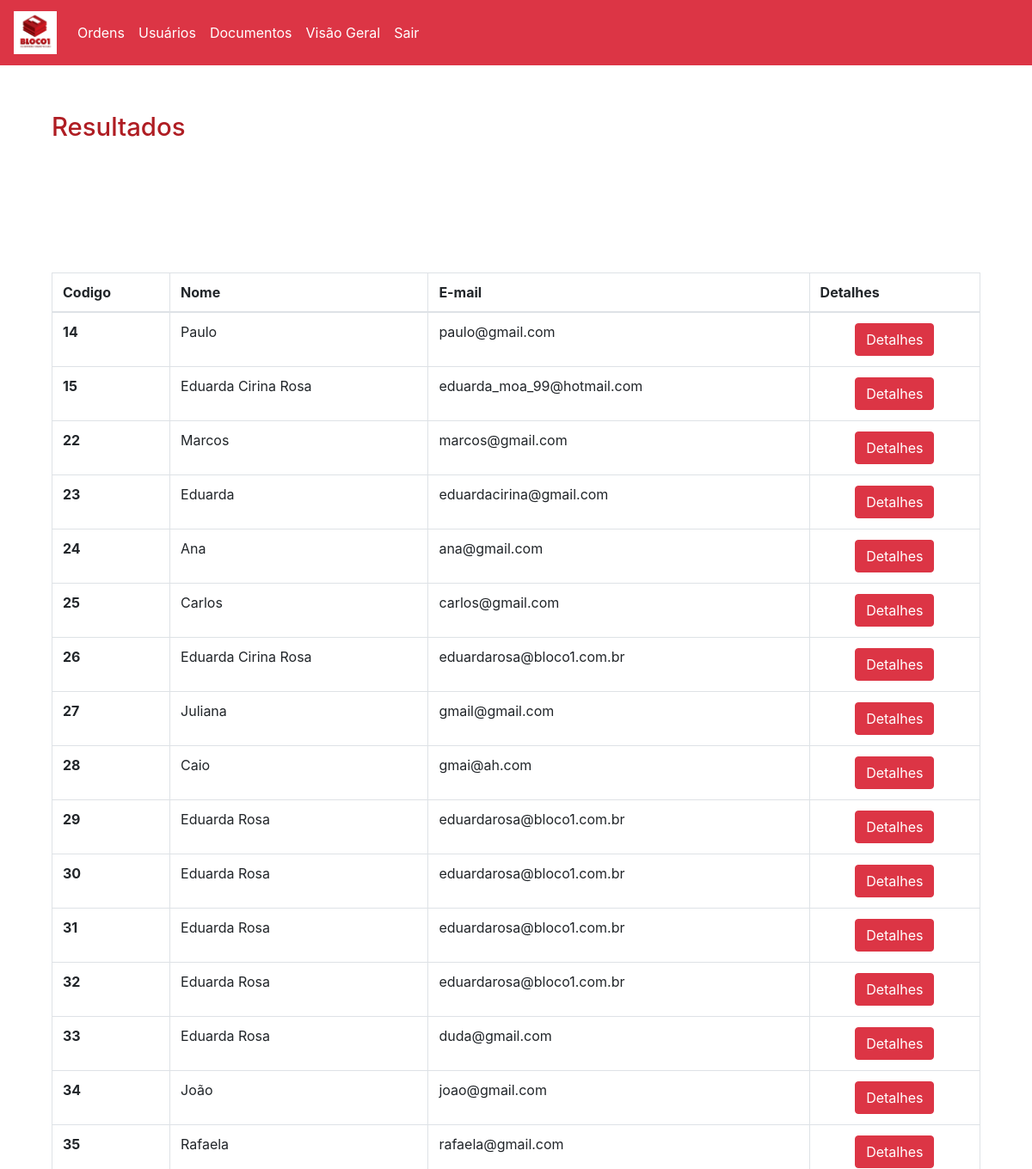
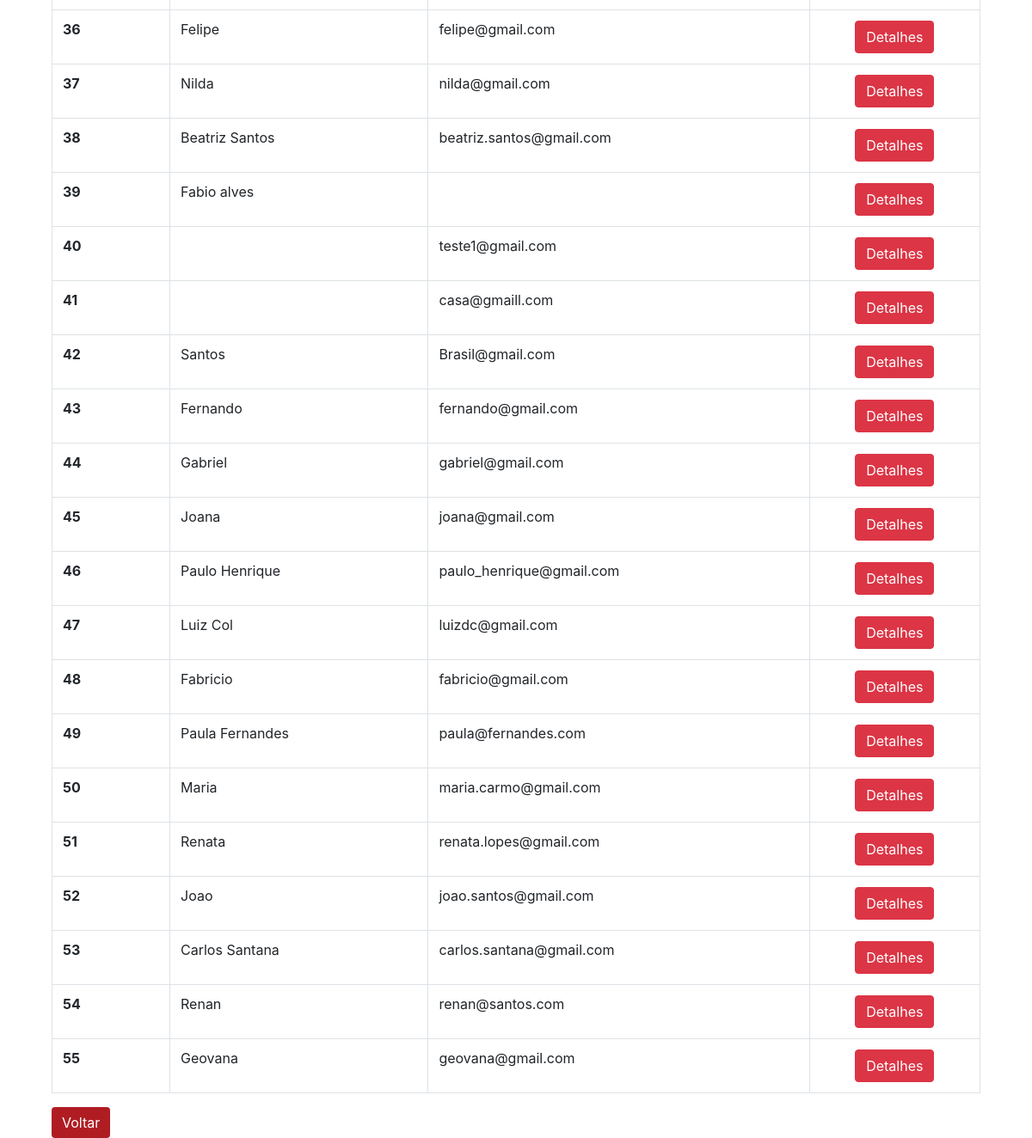
Page /adm/busca_dados.php (signed in) on the earlier database version (2 pictures, top to bottom).
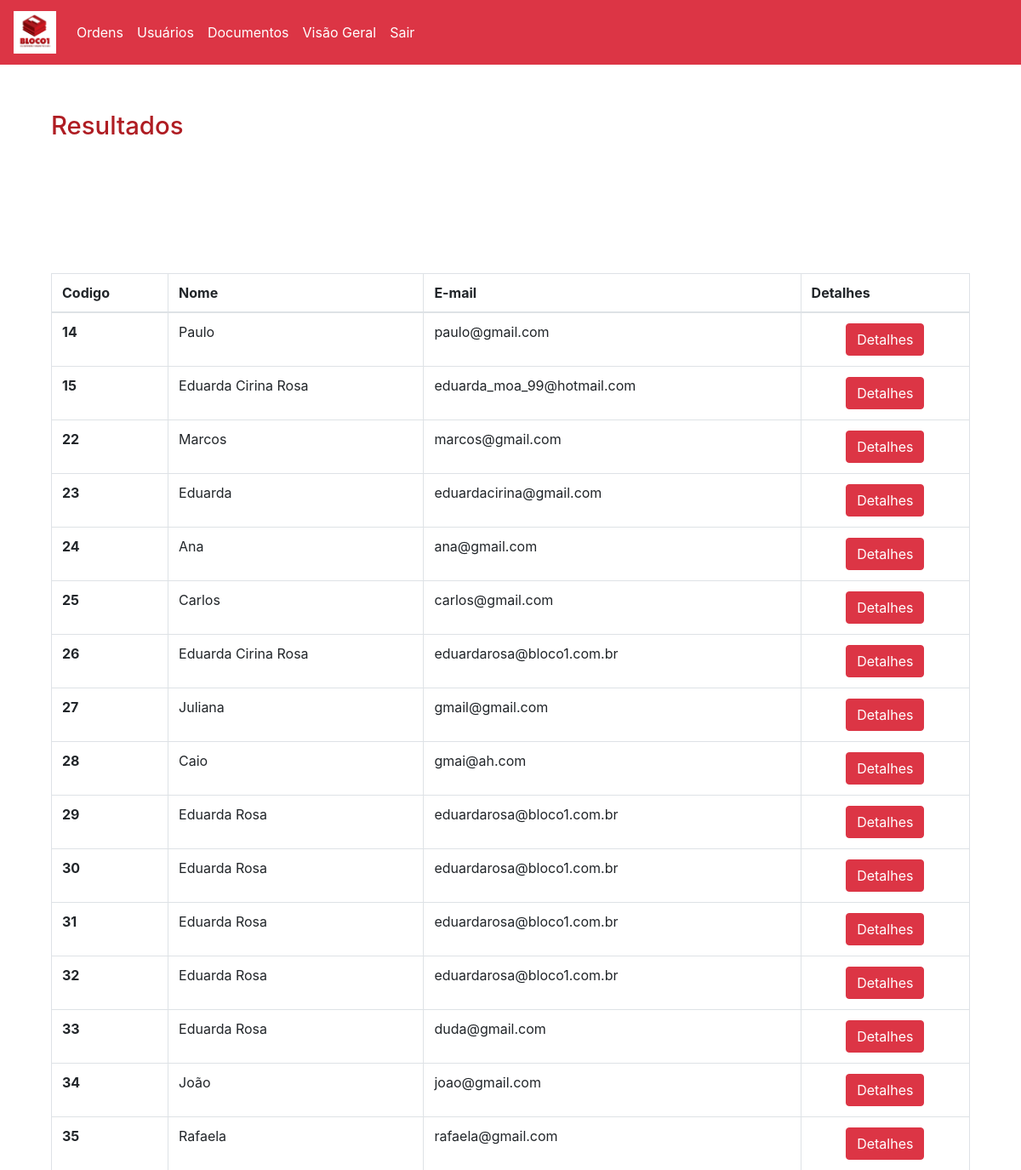
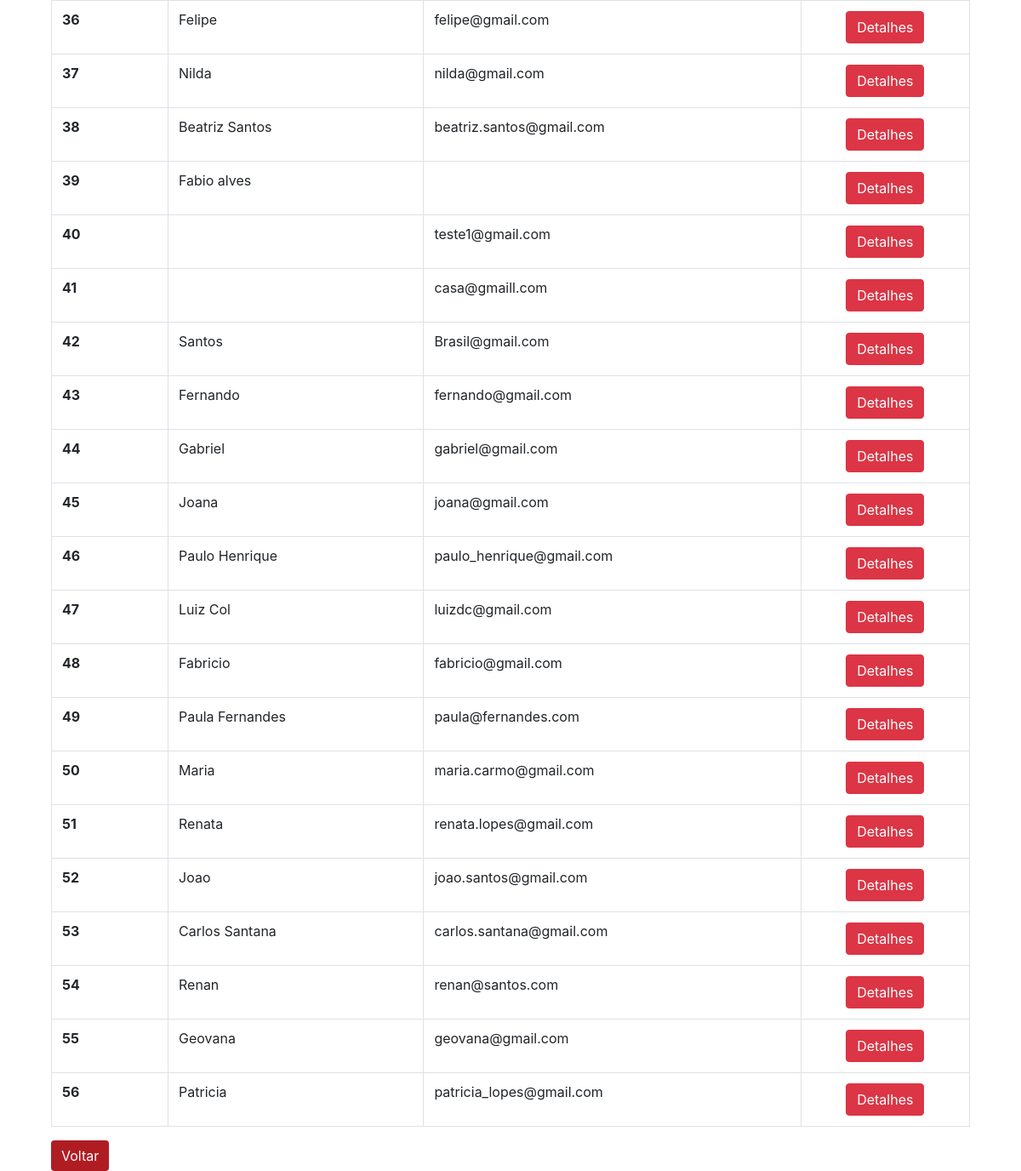
Same page on the later database version (2 pictures, top to bottom).
### tables this page shows
CREATE TABLE `usuarios` (
  `cod` int(11) NOT NULL,
  `nome` varchar(35) NOT NULL,
  `cpf` varchar(15) NOT NULL,
  `agencia` int(11) NOT NULL,
  `numero_conta` int(15) NOT NULL,
  `banco` varchar(20) NOT NULL,
  `email` varchar(35) NOT NULL,
  `senha` varchar(20) NOT NULL,
  `tipo` varchar(50) NOT NULL,
  `nome_foto` varchar(100) NOT NULL,
  `tamanho` varchar(30) NOT NULL,
  `nivel` int(11) NOT NULL,
  `ativo` int(11) NOT NULL,
  `data` varchar(10) NOT NULL,
  `hora` varchar(10) NOT NULL
);

### adm/busca_dados.php (the view, shortened to what this page needs)
<?php
include "../adm/menu.php";
include "../Back/conexao.php";
?>
<head>
<link rel="stylesheet" type="text/css" href="../style/style.css">
</head>
<div class='container'>
    <div classs="row">
        <div class="col-md-12">
            <h2 class='espaco-padrao'>Resultados </h2>
            <div class="row">
    <div class="col-md-12">
    <table class="table table-bordered">
  <thead>
    <tr>
      <th scope="col">Codigo</th>
      <th scope="col">Nome</th>
      <th scope="col">E-mail</th>
      <th scope="col">Detalhes</th>
    </tr>
  </thead>
  <tbody>
    <tr>
    <?php
$busca = $_POST['busca'];
$consulta = ("select * from usuarios where email LIKE '%$busca%'");
$resultado = mysqli_query($link,$consulta);
if($resultado == true){
    foreach($resultado as $rows){
        $codigo = $rows['cod'];
        $nome = $rows['nome'];
        $email = $rows['email'];
?>
<div class="col-md-12">
            <div class="row">
      <th scope="row"><?php echo $codigo?></th>
            </div>
        </div>
        <div class="col-md-12">
            <div class="row">
      <td><?php echo  $nome ?></td>
            </div>
        </div>
        <div class="col-md-12">
            <div class="row">
      <td><?php echo $email ?></td>
            </div>
        </div>
            <div class="col-md-12">
            <div class="row">
      <td align='center'><a href="resultado.php?cod= <?=$codigo;?>"><button type="button" class="btn btn-danger">Detalhes</button></a></td>
            </div>
        </div>
    </tr>
         <?php
    }
        }
        ?>
        </tbody>
</table>
<input type="button" class="btn btn-primary" value="Voltar" onClick="history.go(-1)">
    </div>
</div>
    </div>

Differences in the rows shown:
added usuarios: cod "56", nome "Patricia", email "patricia_lopes@gmail.com"
